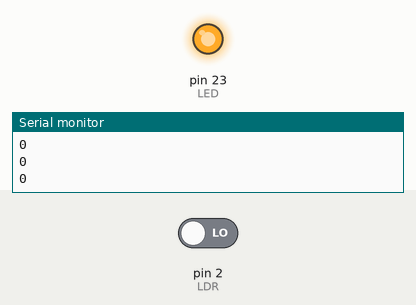
This sketch was run on a simulated Arduino Mega 2560, built with avr-gcc and run on an emulated ATmega2560. On the bench: output pins drawn as LEDs (lit = HIGH), the last lines printed to the serial monitor. The inputs (shaded band) are chosen by the test bench; at power-on: pin 2 (LDR) LOW.

Above: at 1.2 s.
1.3 s: pin 2 (LDR) driven HIGH
At 2.4 s:
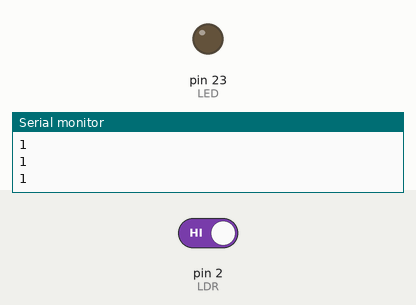
2.9 s: pin 2 (LDR) driven LOW
At 3.6 s:
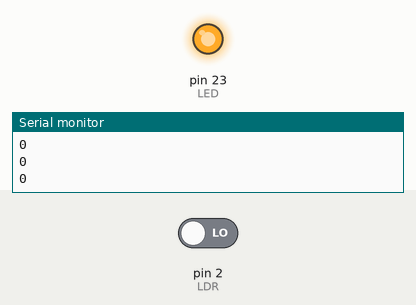
Timing chart, 0 to 5.9 s (numbered marks = the images above; inputs shaded):
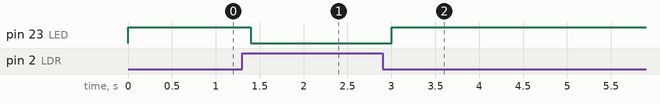

The sketch:

LDR_Sensor.ino
```cpp
// Welcome to Aviyan's Thoughts

int LDR = 2; // define the Touch pin on GPIO 2
int LED = 23; // define the LED pin on GPIO 23

void setup() {
  Serial.begin(9600);
  pinMode(LDR, INPUT);
  pinMode(LED, OUTPUT);
}

void loop() {
  int value = digitalRead(LDR);
  if(value == 1){
    digitalWrite(LED, LOW);
  }
  else{
    digitalWrite(LED, HIGH);
  }
  Serial.println(value);
  delay(200);
}
```

Measured:
- after the input at 1.3 s, pin 23 (LED): HIGH → LOW after 0.10 s
- after the input at 2.9 s, pin 23 (LED): LOW → HIGH after 0.10 s
